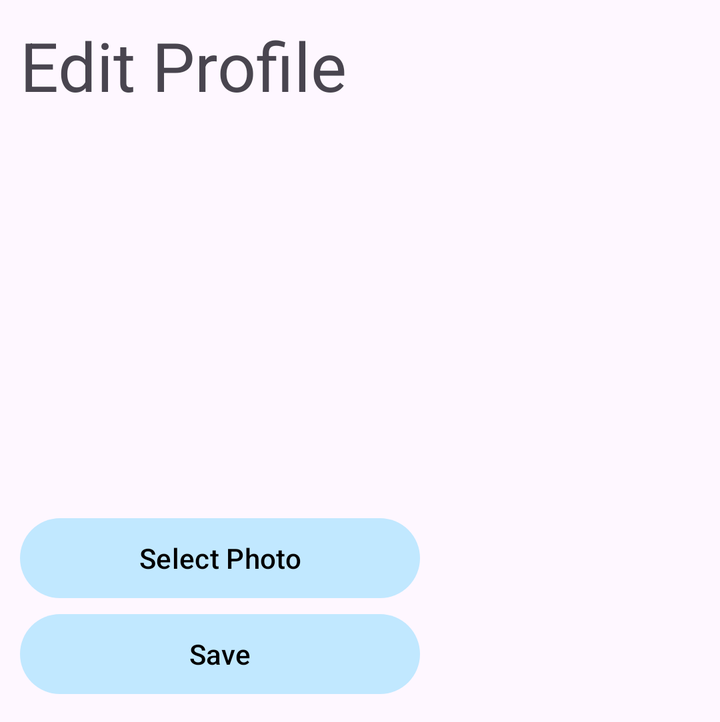
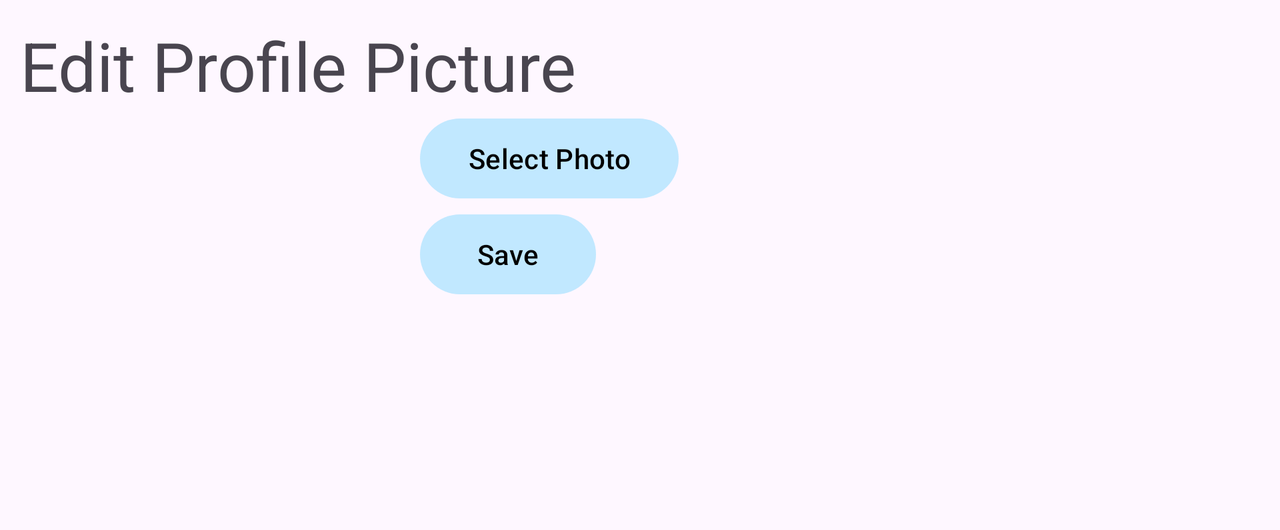

Two renders of one Android screen. The first uses the default layout on a phone; the second uses the alternative layout the repository ships for a different screen configuration, on a matching device. The two XML files are below.
<!-- AndroidManifest.xml: application theme Theme.ZeroChat -->
<!-- res/layout/edit_photo_dialog.xml -->
<?xml version="1.0" encoding="utf-8"?>
<LinearLayout xmlns:android="http://schemas.android.com/apk/res/android"
    xmlns:app="http://schemas.android.com/apk/res-auto"
    xmlns:tools="http://schemas.android.com/tools"
    android:id="@+id/editPhotoView"
    android:layout_width="wrap_content"
    android:layout_height="wrap_content"
    android:layout_margin="10dp"
    android:orientation="vertical">

    <TextView
        android:id="@+id/editPhotoText"
        android:layout_width="match_parent"
        android:layout_height="wrap_content"
        android:text="Edit Profile Picture"
        android:textAppearance="@style/TextAppearance.AppCompat.Display1" />


    <ImageView
        android:id="@+id/pictureView"
        android:layout_width="200dp"
        android:layout_height="200dp"
        tools:srcCompat="@tools:sample/avatars" />

    <Button
        android:id="@+id/selectButton"
        android:layout_width="match_parent"
        android:layout_height="wrap_content"
        android:text="Select Photo" />

    <Button
        android:id="@+id/editPhotoButton"
        android:layout_width="match_parent"
        android:layout_height="wrap_content"
        android:text="Save" />
</LinearLayout>
<!-- resources referenced by this layout -->
<resources>
  <style name="Theme.ZeroChat" parent="Theme.Material3.Light.NoActionBar">
          
          <item name="colorPrimary">@color/accent1_100</item>
          <item name="colorPrimaryVariant">@color/accent1_500</item>
          <item name="colorOnPrimary">@color/black</item>
          
          <item name="colorSecondary">@color/accent2_100</item>
          <item name="colorSecondaryVariant">@color/accent2_500</item>
          <item name="colorOnSecondary">@color/neutral1_700</item>
          
          <item name="android:statusBarColor" tools:targetApi="l">?attr/colorPrimary</item>
          <item name="android:windowLightStatusBar">true</item>
          
      </style>
  <color name="accent1_100">@android:color/system_accent1_100</color>
  <color name="accent1_500">@android:color/system_accent1_500</color>
  <color name="black">#000000</color>
  <color name="accent2_100">@android:color/system_accent2_100</color>
  <color name="accent2_500">@android:color/system_accent2_500</color>
  <color name="neutral1_700">@android:color/system_neutral1_700</color>
</resources>
<!-- res/layout-land/edit_photo_dialog.xml (the repository's variant of the layout above) -->
<!-- drawn on the phone turned sideways -->
<?xml version="1.0" encoding="utf-8"?>
<LinearLayout xmlns:android="http://schemas.android.com/apk/res/android"
    xmlns:app="http://schemas.android.com/apk/res-auto"
    xmlns:tools="http://schemas.android.com/tools"
    android:id="@+id/editPhotoView"
    android:layout_width="wrap_content"
    android:layout_height="wrap_content"
    android:layout_margin="10dp"
    android:orientation="vertical">

    <TextView
        android:id="@+id/editPhotoText"
        android:layout_width="wrap_content"
        android:layout_height="wrap_content"
        android:text="Edit Profile Picture"
        android:textAppearance="@style/TextAppearance.AppCompat.Display1" />


    <LinearLayout
        android:layout_width="wrap_content"
        android:layout_height="match_parent"
        android:orientation="horizontal">

        <ImageView
            android:id="@+id/pictureView"
            android:layout_width="200dp"
            android:layout_height="200dp"
            tools:srcCompat="@tools:sample/avatars" />

        <LinearLayout
            android:layout_width="wrap_content"
            android:layout_height="match_parent"
            android:orientation="vertical">

            <Button
                android:id="@+id/selectButton"
                android:layout_width="wrap_content"
                android:layout_height="wrap_content"
                android:text="Select Photo" />

            <Button
                android:id="@+id/editPhotoButton"
                android:layout_width="wrap_content"
                android:layout_height="wrap_content"
                android:text="Save" />
        </LinearLayout>
    </LinearLayout>

</LinearLayout>
